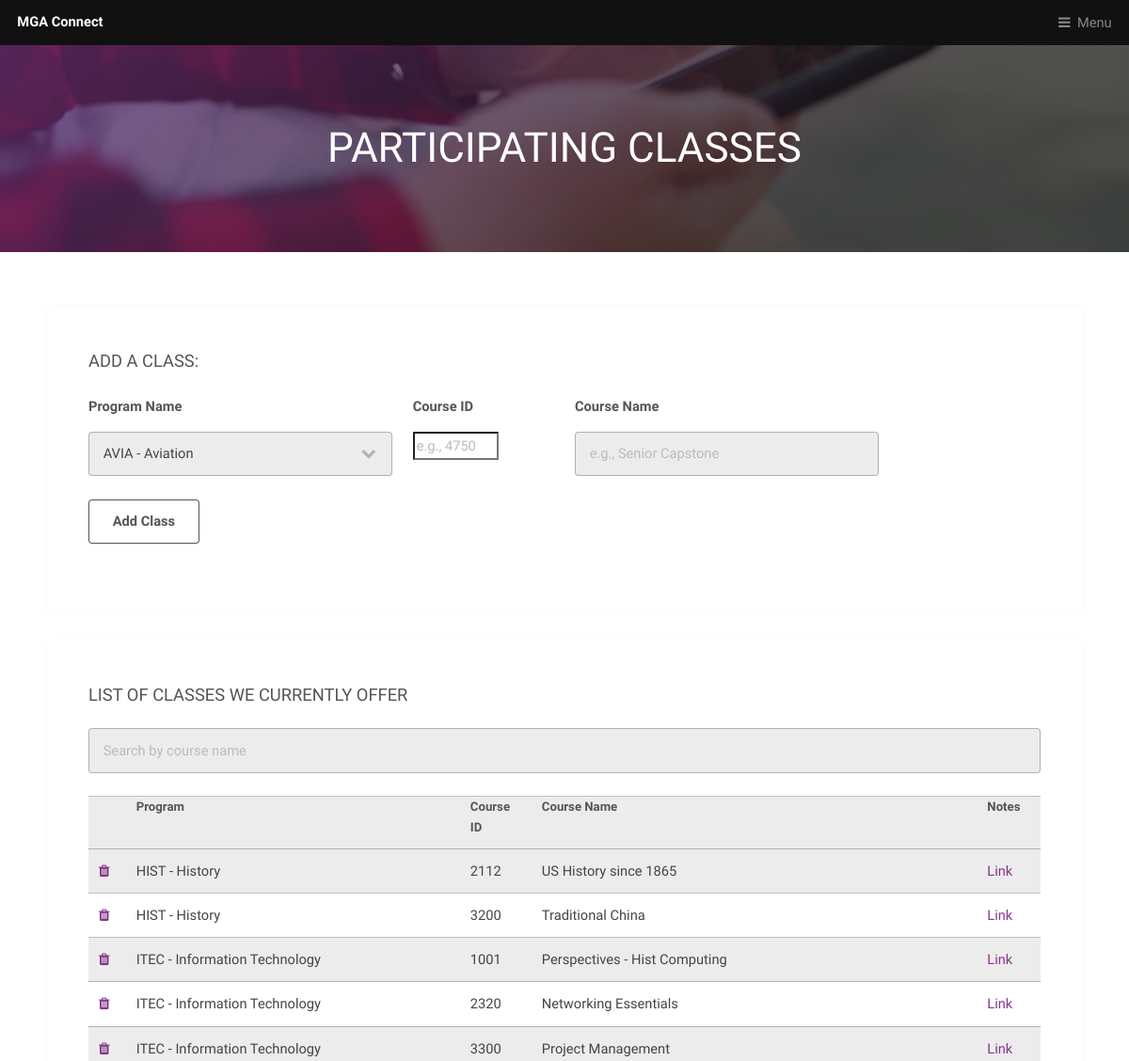
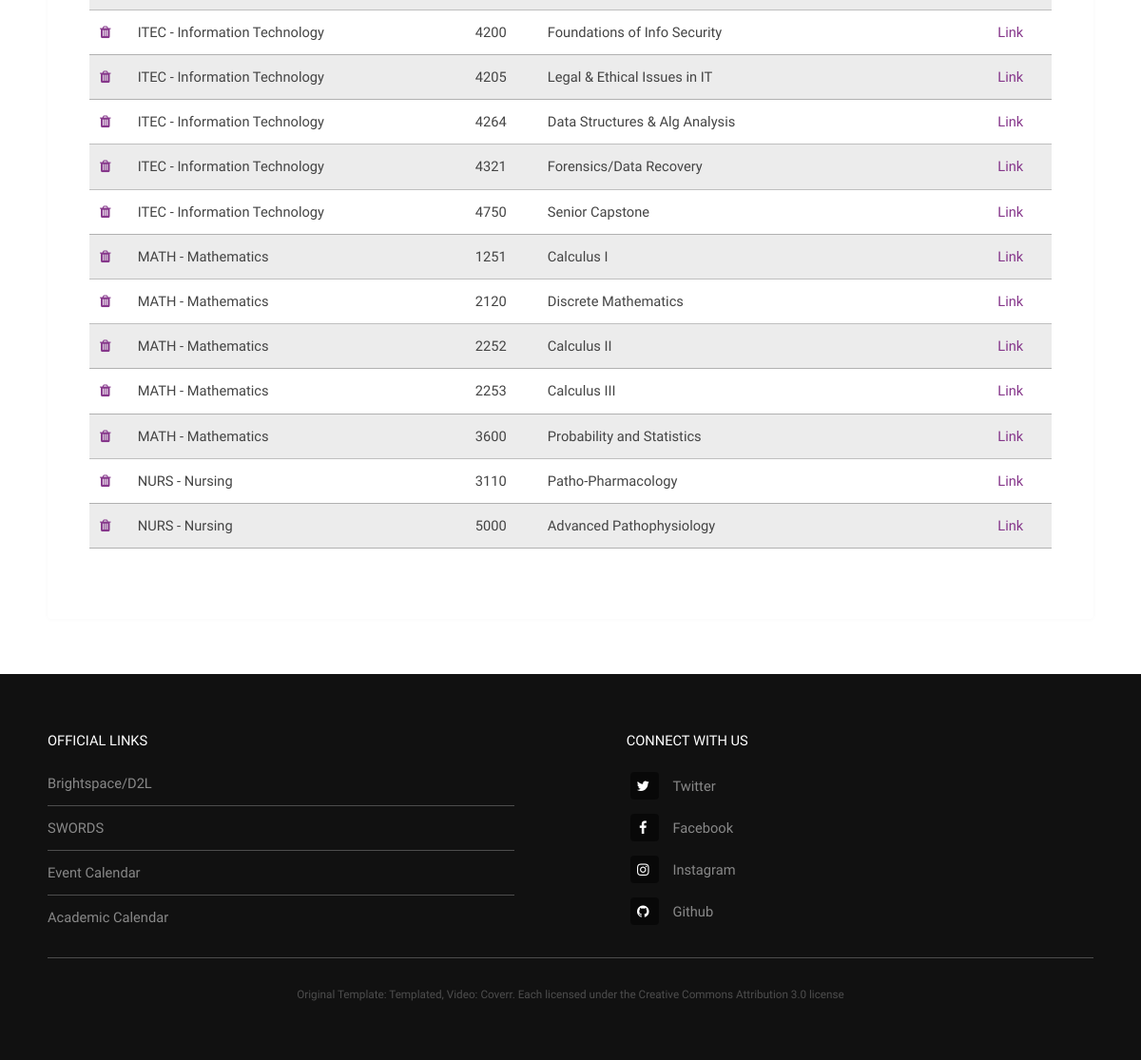
The app's page /class (signed in) with its own data (2 pictures, top to bottom).
### app/models.py (models this page shows, shortened)
class ClassList(db.Model):
    id = db.Column(db.Integer, primary_key=True)
    program = db.Column(db.String(4), unique=True, nullable=False)
    course_id = db.Column(db.Integer(), unique=False, nullable=False)
    course_name = db.Column(db.String(30), unique=True, nullable=False)

### app/routes.py (the view)
def classes():
    academic_catalog = {'avia':'AVIA - Aviation', 'biol':'BIOL - Biology', 'engl': 'ENGL - English',
                        'itec': 'ITEC - Information Technology', 'hist': 'HIST - History', 'math': 'MATH - Mathematics',
                        'nurs': 'NURS - Nursing'
                        }
    form = CreateClassForm()
    class_list = ClassList.query.order_by(ClassList.program.asc(),ClassList.course_id.asc()).all()
    if not current_user.is_authenticated:
        flash('That feature is for users only! Register an account first!', 'info')
        return redirect(url_for('register'))
    if current_user.is_authenticated:
        if current_user.has_role('admin'):
            if form.validate_on_submit():
                create_class = ClassList(program=form.program.data, course_id=form.course_id.data, course_name=form.course_name.data)
                db.session.add(create_class)
                db.session.commit()
                flash('Class has been created!', 'success')
                return redirect(url_for('class'))
    return render_template('class_list.html', title='Classes', form=form, class_list=class_list, academic_catalog=academic_catalog)

### app/forms.py
class CreateClassForm(FlaskForm):
    academic_catalog = [('avia', 'AVIA - Aviation'), ('biol', 'BIOL - Biology'), ('engl',  'ENGL - English'),
                        ('itec', 'ITEC - Information Technology'), ('hist', 'HIST - History'),
                        ('math', 'MATH - Mathematics'), ('nurs', 'NURS - Nursing', )]
    program = SelectField('Program Name', choices=academic_catalog, validators=[DataRequired()])
    course_id = IntegerField('Course ID', render_kw={"placeholder": "e.g., 4750"},
                             validators=[DataRequired(), NumberRange(min=900, max=9999, message='Must be in valid Course ID format')])
    course_name = StringField('Course Name', validators=[DataRequired()], render_kw={"placeholder": "e.g., Senior Capstone"})
    submit = SubmitField('Add Class')

### app/models.py (called while the page is built)
    def has_role(self, name):
        for role in self.roles:
            if role.name == name:
                return True
            return False

### app/routes.py (called while the page is built)
@app.before_request
def before_request():
    if current_user.is_authenticated:
        current_user.last_seen = datetime.utcnow()
        db.session.commit()

### app/templates/class_list.html (shortened to what this page needs)
<div id="heading" >
    <h1>Participating Classes</h1>
</div>
{% extends "template.html" %}
{% block content %}
    <section id="main" class="wrapper">
        <div class="inner">
        {% if current_user.is_authenticated and current_user.has_role('admin') %}
            <div class="content">
                <header>
                    <h3>Add a class: </h3>
                </header>
                <form method="POST" action="" autocomplete="off">
                <div class="row gtr-uniform">
                    <div class="col-4 col-12-xsmall form-group">
                        {{ form.program.label(class="form-control-label") }}
                        {% if form.program.errors %}
                            {{ form.program(class="form-control form-control-lg is-invalid") }}
                            <div class="invalid-feedback">
                                {% for error in form.program.errors %}
                                    <span>{{ error }}</span>
                                {% endfor %}
                            </div>
                        {% else %}
                            {{ form.program(class="form-control form-control-lg") }}
                        {% endif %}
                    </div>
                    <div class="col-2 col-12-xsmall form-group">
                        {{ form.course_id.label(class="form-control-label") }}
                        {% if form.course_id.errors %}
                            {{ form.course_id(class="form-control form-control-lg is-invalid") }}
                            <div class="invalid-feedback">
                                {% for error in form.course_id.errors %}
                                    <span>{{ error }}</span>
                                {% endfor %}
                            </div>
                        {% else %}
                            {{ form.course_id(class="form-control form-control-lg") }}
                        {% endif %}
                    </div>
                    <div class="col-4 col-12-xsmall form-group">
                        {{ form.course_name.label(class="form-control-label") }}
                        {% if form.course_name.errors %}
                            {{ form.course_name(class="form-control form-control-lg is-invalid") }}
                            <div class="invalid-feedback">
                                {% for error in form.course_name.errors %}
                                    <span>{{ error }}</span>
                                {% endfor %}
                            </div>
                        {% else %}
                            {{ form.course_name(class="form-control form-control-lg") }}
                        {% endif %}
                    </div>
                </div><br>
                <div class="col-3 col-12-xsmall form-group">
                    {{ form.submit(class="btn btn-outline-info") }}
                </div>
                </form>
            </div>
        {% endif %}
        <div class="content">
            <header>
                <h3>List of classes we currently offer</h3>
            </header>
            <input type="text" id="myInput" onkeyup="mySearchFunction(3)" placeholder="Search by course name">
            <br>
            <table>
                {% if current_user.has_role('admin') %}
                    <col width="0">
                {% endif %}
                <col width="300"><col width="30"><col width="400"><col width="20">
                <tr>
                    <th> </th>
                    <th>Program</th>
                    <th>Course ID</th>
                    <th>Course Name</th>
                    {% if current_user.is_authenticated %}
                        <th>Notes</th>
                    {% endif %}
                </tr>
                <tbody id="myTable">
                {% for class in class_list %}
                    <tr>
                        {% if current_user.has_role('admin') %}
                            <td><a class="icon fa-trash"></a></td>
                        {% else %}
                            <td> </td>
                        {% endif %}
                        <td>{{ academic_catalog[class.program] }}</td>
                        <td>{{ class.course_id }}</td>
                        <td>{{ class.course_name }}</td>
                        {% if current_user.is_authenticated %}
                            <td>
                                <a href="{{ url_for('course', program=class.program, course_id=class.course_id) }}">Link</a>
                            </td>
                        {% endif %}
                    </tr>
                {% endfor %}
                </tbody>
            </table>
        </div>
        </div>
    </section>
{% endblock content %}

### records on screen
ClassList: program "HIST - History", course_id "2112", course_name "US History since 1865"
ClassList: program "HIST - History", course_id "3200", course_name "Traditional China"
ClassList: program "ITEC - Information Technology", course_id "1001", course_name "Perspectives - Hist Computing"
ClassList: program "ITEC - Information Technology", course_id "2320", course_name "Networking Essentials"
ClassList: program "ITEC - Information Technology", course_id "3300", course_name "Project Management"
ClassList: program "ITEC - Information Technology", course_id "4200", course_name "Foundations of Info Security"
ClassList: program "ITEC - Information Technology", course_id "4205", course_name "Legal & Ethical Issues in IT"
ClassList: program "ITEC - Information Technology", course_id "4264", course_name "Data Structures & Alg Analysis"
ClassList: program "ITEC - Information Technology", course_id "4321", course_name "Forensics/Data Recovery"
ClassList: program "ITEC - Information Technology", course_id "4750", course_name "Senior Capstone"
ClassList: program "MATH - Mathematics", course_id "1251", course_name "Calculus I"
ClassList: program "MATH - Mathematics", course_id "2120", course_name "Discrete Mathematics"
ClassList: program "MATH - Mathematics", course_id "2252", course_name "Calculus II"
ClassList: program "MATH - Mathematics", course_id "2253", course_name "Calculus III"
ClassList: program "MATH - Mathematics", course_id "3600", course_name "Probability and Statistics"
ClassList: program "NURS - Nursing", course_id "3110", course_name "Patho-Pharmacology"
ClassList: program "NURS - Nursing", course_id "5000", course_name "Advanced Pathophysiology"
